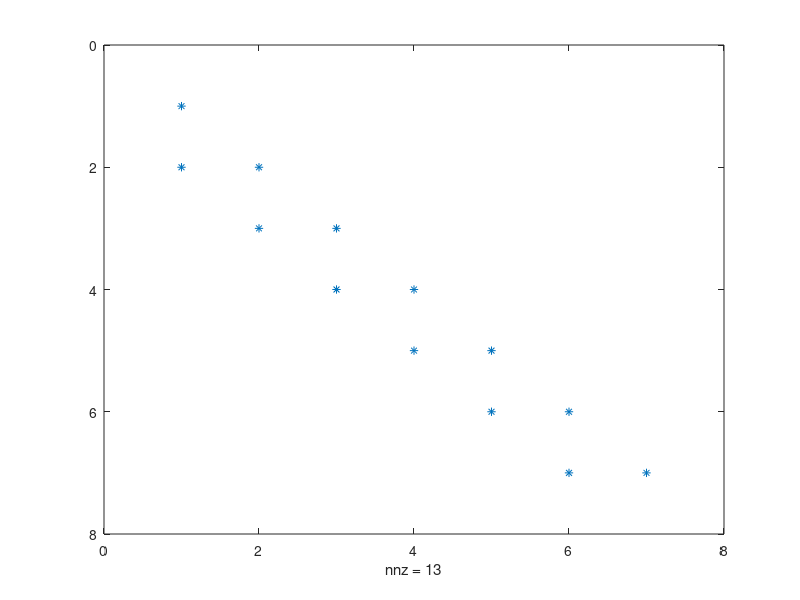
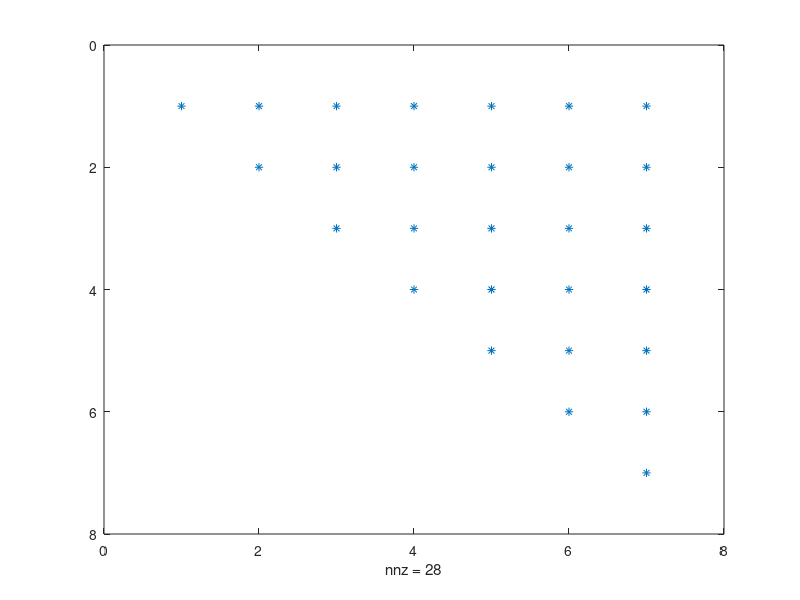

Source code (MATLAB) for these figures, in order:
%% Esercizio 1
A = [-16 8 -7; 1 -5 -3; 1 10 14];
b = [-9 4 -13]';
format long;

x = A\b;
x1 = inv(A)*b;
disp(x)
disp(x1)

%% Esercizio 2
A = [1 1 1; 2 2 2; 3 3 3];
a = [1 1 1]';

orlA = [A a];
res1 = A\a;
disp(orlA)

disp(rank(A))
disp(rank(orlA))
disp(res1)

B = [1 2 3; 4 5 6; 7 8 9];
b = [1 2 3]';

orlB = [B b];
res2 = B\b;
disp(orlB)

disp(rank(B))
disp(rank(orlB))
disp(res2)

C = [1 2 3; 4 5 6; 7 8 9];
c = [5 2 3]';

orlC = [C c];
res3 = C\c;
disp(orlC)

disp(rank(C))
disp(rank(orlC))
disp(res3)

%% Esercizio 3

A = diag(7*ones(43,1))-diag(3*ones(40,1),-3);
A(1,2:end) = 0.1;

b = ones(43,1);
disp(b)

x = A\b;
disp(x)

%% Esercizio 4

A = [4 -2 1; -2 5 -2; 1 -2 6];

[L,U,P] = lu(A);

b = A*ones(3,1);

y = L\(b);

x = U\y;
disp(x)

%% Esercizio 5

A = [-5 8 -7; 12 -5 -3; 1 10 14];

[L,U,P] = lu(A);
b= A*ones(3,1);
disp(b)

y = L\(P*b);

x = U\y;
disp(x)

%% Esercizio 6
A = diag(4*ones(100,1)) - diag(2*ones(99,1),1)- diag(2*ones(99,1),-1);
I = eye(100);
partialsol = zeros(100,100);
tic;
for i = 1:100
    e_i = I(:,i);
    sol = A\e_i;
    partialsol(:,i) = sol;

end
toc;
A_inv_2 = zeros(100,100);
tic;
[L,U,P] = lu(A);
for i=1:100 
    e_i = I(:,i);
    y = L\(P*e_i);
    A_inv_2(:,i) = U\y;
end
toc
%% Esercizio 7
A= diag(4*ones(10,1))-diag(ones(9,1),-1)-diag(ones(9,1),1);
disp(A)
B = diag(3*ones(10,1))-diag(2*ones(9,1),-1)-diag(2*ones(9,1),1);
disp(B)
C= diag(2*ones(10,1));
C(1,2:end) = 0.1;
C(2:end,1) = 0.1;
disp(C)
D=diag(ones(7,1));
D(:,end) = 1;
D(end,:) = 2:8;
disp(D)

selected = D;

[L,U,P] =lu(selected);

disp(P)
figure(1);
spy(L);
figure(2)
spy(U)
